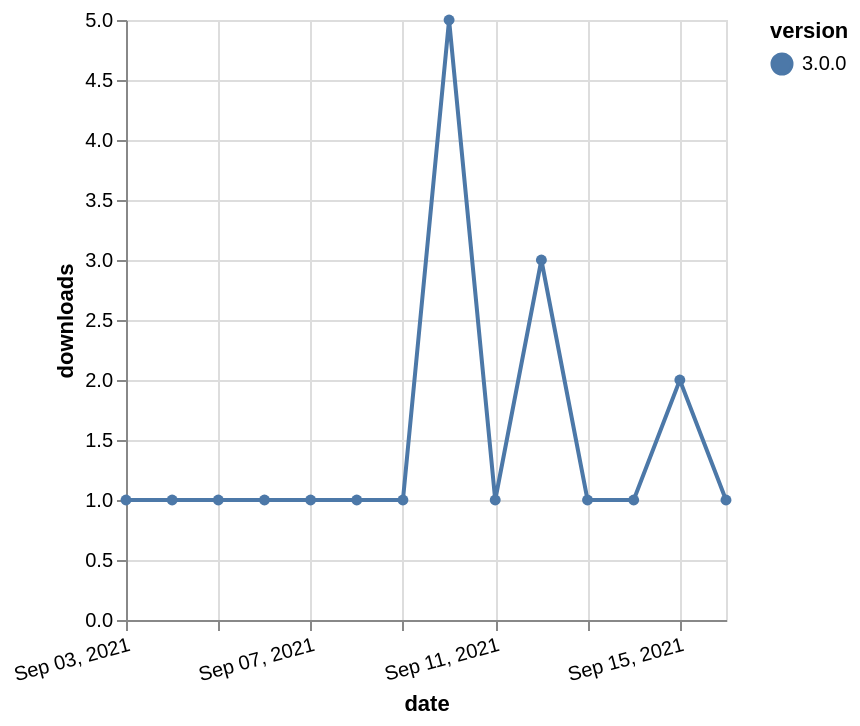

This figure's Vega-Lite source:
### Vega-Lite specification from a JSON file in a GitHub repository (floating-point values rounded to 4 significant figures)
{"$schema": "https://vega.github.io/schema/vega-lite/v5.json", "description": "A simple bar chart with embedded data.", "data": {"values": [{"date": "2021-09-03", "total": 266, "delta": 1, "version": "3.0.0"}, {"date": "2021-09-04", "total": 267, "delta": 1, "version": "3.0.0"}, {"date": "2021-09-05", "total": 268, "delta": 1, "version": "3.0.0"}, {"date": "2021-09-06", "total": 269, "delta": 1, "version": "3.0.0"}, {"date": "2021-09-07", "total": 270, "delta": 1, "version": "3.0.0"}, {"date": "2021-09-08", "total": 271, "delta": 1, "version": "3.0.0"}, {"date": "2021-09-09", "total": 272, "delta": 1, "version": "3.0.0"}, {"date": "2021-09-10", "total": 277, "delta": 5, "version": "3.0.0"}, {"date": "2021-09-11", "total": 278, "delta": 1, "version": "3.0.0"}, {"date": "2021-09-12", "total": 281, "delta": 3, "version": "3.0.0"}, {"date": "2021-09-13", "total": 282, "delta": 1, "version": "3.0.0"}, {"date": "2021-09-14", "total": 283, "delta": 1, "version": "3.0.0"}, {"date": "2021-09-15", "total": 285, "delta": 2, "version": "3.0.0"}, {"date": "2021-09-16", "total": 286, "delta": 1, "version": "3.0.0"}]}, "width": "container", "mark": {"type": "line", "point": {"filled": true}}, "encoding": {"x": {"field": "date", "type": "temporal", "timeUnit": "yearmonthdate", "title": "date", "axis": {"labelAngle": -15}}, "y": {"field": "delta", "type": "quantitative", "title": "downloads"}, "color": {"field": "version", "type": "nominal"}, "tooltip": {"field": "delta"}}}
